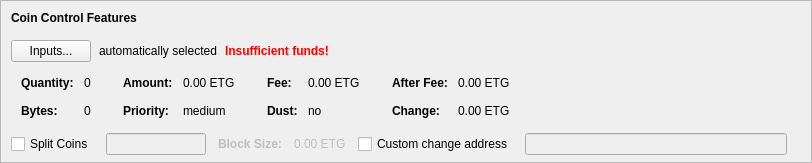
    <widget class="QFrame" name="frameCoinControl">
     <property name="sizePolicy">
      <sizepolicy hsizetype="Expanding" vsizetype="Expanding">
       <horstretch>0</horstretch>
       <verstretch>0</verstretch>
      </sizepolicy>
     </property>
     <property name="maximumSize">
      <size>
       <width>16777215</width>
       <height>16777215</height>
      </size>
     </property>
     <property name="frameShape">
      <enum>QFrame::StyledPanel</enum>
     </property>
     <property name="frameShadow">
      <enum>QFrame::Sunken</enum>
     </property>
     <layout class="QVBoxLayout" name="verticalLayoutCoinControl2">
      <property name="spacing">
       <number>0</number>
      </property>
      <property name="leftMargin">
       <number>0</number>
      </property>
      <property name="topMargin">
       <number>0</number>
      </property>
      <property name="rightMargin">
       <number>0</number>
      </property>
      <property name="bottomMargin">
       <number>6</number>
      </property>
      <item>
       <layout class="QVBoxLayout" name="verticalLayoutCoinControl" stretch="0,0,0,0,1">
        <property name="spacing">
         <number>0</number>
        </property>
        <property name="leftMargin">
         <number>10</number>
        </property>
        <property name="topMargin">
         <number>10</number>
        </property>
        <item>
         <layout class="QHBoxLayout" name="horizontalLayoutCoinControl1">
          <property name="bottomMargin">
           <number>15</number>
          </property>
          <item>
           <widget class="QLabel" name="labelCoinControlFeatures">
            <property name="sizePolicy">
             <sizepolicy hsizetype="Preferred" vsizetype="Maximum">
              <horstretch>0</horstretch>
              <verstretch>0</verstretch>
             </sizepolicy>
            </property>
            <property name="font">
             <font>
              <weight>75</weight>
              <bold>true</bold>
             </font>
            </property>
            <property name="styleSheet">
             <string notr="true">font-weight:bold;</string>
            </property>
            <property name="text">
             <string>Coin Control Features</string>
            </property>
           </widget>
          </item>
         </layout>
        </item>
        <item>
         <layout class="QHBoxLayout" name="horizontalLayoutCoinControl2" stretch="0,0,0,0">
          <property name="spacing">
           <number>8</number>
          </property>
          <property name="bottomMargin">
           <number>10</number>
          </property>
          <item>
           <widget class="QPushButton" name="pushButtonCoinControl">
            <property name="styleSheet">
             <string notr="true"/>
            </property>
            <property name="text">
             <string>Inputs...</string>
            </property>
            <property name="autoDefault">
             <bool>false</bool>
            </property>
           </widget>
          </item>
          <item>
           <widget class="QLabel" name="labelCoinControlAutomaticallySelected">
            <property name="text">
             <string>automatically selected</string>
            </property>
            <property name="margin">
             <number>5</number>
            </property>
           </widget>
          </item>
          <item>
           <widget class="QLabel" name="labelCoinControlInsuffFunds">
            <property name="font">
             <font>
              <weight>75</weight>
              <bold>true</bold>
             </font>
            </property>
            <property name="styleSheet">
             <string notr="true">color:red;font-weight:bold;</string>
            </property>
            <property name="text">
             <string>Insufficient funds!</string>
            </property>
            <property name="margin">
             <number>5</number>
            </property>
           </widget>
          </item>
          <item>
           <spacer name="horizontalSpacerCoinControl">
            <property name="orientation">
             <enum>Qt::Horizontal</enum>
            </property>
            <property name="sizeHint" stdset="0">
             <size>
              <width>40</width>
              <height>1</height>
             </size>
            </property>
           </spacer>
          </item>
         </layout>
        </item>
        <item>
         <widget class="QWidget" name="widgetCoinControl" native="true">
          <property name="sizePolicy">
           <sizepolicy hsizetype="Preferred" vsizetype="Preferred">
            <horstretch>0</horstretch>
            <verstretch>0</verstretch>
           </sizepolicy>
          </property>
          <property name="minimumSize">
           <size>
            <width>0</width>
            <height>0</height>
           </size>
          </property>
          <property name="styleSheet">
           <string notr="true"/>
          </property>
          <layout class="QHBoxLayout" name="horizontalLayoutCoinControl5">
           <property name="leftMargin">
            <number>0</number>
           </property>
           <property name="topMargin">
            <number>0</number>
           </property>
           <property name="rightMargin">
            <number>0</number>
           </property>
           <property name="bottomMargin">
            <number>0</number>
           </property>
           <item>
            <layout class="QHBoxLayout" name="horizontalLayoutCoinControl3" stretch="0,0,0,1">
             <property name="spacing">
              <number>20</number>
             </property>
             <property name="topMargin">
              <number>0</number>
             </property>
             <property name="bottomMargin">
              <number>10</number>
             </property>
             <item>
              <layout class="QFormLayout" name="formLayoutCoinControl1">
               <property name="horizontalSpacing">
                <number>10</number>
               </property>
               <property name="verticalSpacing">
                <number>14</number>
               </property>
               <property name="leftMargin">
                <number>10</number>
               </property>
               <property name="topMargin">
                <number>4</number>
               </property>
               <property name="rightMargin">
                <number>6</number>
               </property>
               <item row="0" column="0">
                <widget class="QLabel" name="labelCoinControlQuantityText">
                 <property name="font">
                  <font>
                   <weight>75</weight>
                   <bold>true</bold>
                  </font>
                 </property>
                 <property name="text">
                  <string>Quantity:</string>
                 </property>
                 <property name="margin">
                  <number>0</number>
                 </property>
                </widget>
               </item>
               <item row="0" column="1">
                <widget class="QLabel" name="labelCoinControlQuantity">
                 <property name="cursor">
                  <cursorShape>IBeamCursor</cursorShape>
                 </property>
                 <property name="contextMenuPolicy">
                  <enum>Qt::ActionsContextMenu</enum>
                 </property>
                 <property name="text">
                  <string notr="true">0</string>
                 </property>
                 <property name="margin">
                  <number>0</number>
                 </property>
                 <property name="textInteractionFlags">
                  <set>Qt::LinksAccessibleByMouse|Qt::TextSelectableByKeyboard|Qt::TextSelectableByMouse</set>
                 </property>
                </widget>
               </item>
               <item row="1" column="0">
                <widget class="QLabel" name="labelCoinControlBytesText">
                 <property name="font">
                  <font>
                   <weight>75</weight>
                   <bold>true</bold>
                  </font>
                 </property>
                 <property name="text">
                  <string>Bytes:</string>
                 </property>
                </widget>
               </item>
               <item row="1" column="1">
                <widget class="QLabel" name="labelCoinControlBytes">
                 <property name="cursor">
                  <cursorShape>IBeamCursor</cursorShape>
                 </property>
                 <property name="contextMenuPolicy">
                  <enum>Qt::ActionsContextMenu</enum>
                 </property>
                 <property name="text">
                  <string notr="true">0</string>
                 </property>
                 <property name="textInteractionFlags">
                  <set>Qt::LinksAccessibleByMouse|Qt::TextSelectableByKeyboard|Qt::TextSelectableByMouse</set>
                 </property>
                </widget>
               </item>
              </layout>
             </item>
             <item>
              <layout class="QFormLayout" name="formLayoutCoinControl2">
               <property name="horizontalSpacing">
                <number>10</number>
               </property>
               <property name="verticalSpacing">
                <number>14</number>
               </property>
               <property name="leftMargin">
                <number>6</number>
               </property>
               <property name="topMargin">
                <number>4</number>
               </property>
               <property name="rightMargin">
                <number>6</number>
               </property>
               <item row="0" column="0">
                <widget class="QLabel" name="labelCoinControlAmountText">
                 <property name="font">
                  <font>
                   <weight>75</weight>
                   <bold>true</bold>
                  </font>
                 </property>
                 <property name="text">
                  <string>Amount:</string>
                 </property>
                 <property name="margin">
                  <number>0</number>
                 </property>
                </widget>
               </item>
               <item row="0" column="1">
                <widget class="QLabel" name="labelCoinControlAmount">
                 <property name="cursor">
                  <cursorShape>IBeamCursor</cursorShape>
                 </property>
                 <property name="contextMenuPolicy">
                  <enum>Qt::ActionsContextMenu</enum>
                 </property>
                 <property name="text">
                  <string notr="true">0.00 ETG</string>
                 </property>
                 <property name="textInteractionFlags">
                  <set>Qt::LinksAccessibleByMouse|Qt::TextSelectableByKeyboard|Qt::TextSelectableByMouse</set>
                 </property>
                </widget>
               </item>
               <item row="1" column="0">
                <widget class="QLabel" name="labelCoinControlPriorityText">
                 <property name="font">
                  <font>
                   <weight>75</weight>
                   <bold>true</bold>
                  </font>
                 </property>
                 <property name="text">
                  <string>Priority:</string>
                 </property>
                </widget>
               </item>
               <item row="1" column="1">
                <widget class="QLabel" name="labelCoinControlPriority">
                 <property name="cursor">
                  <cursorShape>IBeamCursor</cursorShape>
                 </property>
                 <property name="contextMenuPolicy">
                  <enum>Qt::ActionsContextMenu</enum>
                 </property>
                 <property name="text">
                  <string notr="true">medium</string>
                 </property>
                 <property name="textInteractionFlags">
                  <set>Qt::LinksAccessibleByMouse|Qt::TextSelectableByKeyboard|Qt::TextSelectableByMouse</set>
                 </property>
                </widget>
               </item>
              </layout>
             </item>
             <item>
              <layout class="QFormLayout" name="formLayoutCoinControl3">
               <property name="horizontalSpacing">
                <number>10</number>
               </property>
               <property name="verticalSpacing">
                <number>14</number>
               </property>
               <property name="leftMargin">
                <number>6</number>
               </property>
               <property name="topMargin">
                <number>4</number>
               </property>
               <property name="rightMargin">
                <number>6</number>
               </property>
               <item row="0" column="0">
                <widget class="QLabel" name="labelCoinControlFeeText">
                 <property name="font">
                  <font>
                   <weight>75</weight>
                   <bold>true</bold>
                  </font>
                 </property>
                 <property name="text">
                  <string>Fee:</string>
                 </property>
                 <property name="margin">
                  <number>0</number>
                 </property>
                </widget>
               </item>
               <item row="0" column="1">
                <widget class="QLabel" name="labelCoinControlFee">
                 <property name="cursor">
                  <cursorShape>IBeamCursor</cursorShape>
                 </property>
                 <property name="contextMenuPolicy">
                  <enum>Qt::ActionsContextMenu</enum>
                 </property>
                 <property name="text">
                  <string notr="true">0.00 ETG</string>
                 </property>
                 <property name="textInteractionFlags">
                  <set>Qt::LinksAccessibleByMouse|Qt::TextSelectableByKeyboard|Qt::TextSelectableByMouse</set>
                 </property>
                </widget>
               </item>
               <item row="1" column="0">
                <widget class="QLabel" name="labelCoinControlLowOutputText">
                 <property name="font">
                  <font>
                   <weight>75</weight>
                   <bold>true</bold>
                  </font>
                 </property>
                 <property name="text">
                  <string>Dust:</string>
                 </property>
                </widget>
               </item>
               <item row="1" column="1">
                <widget class="QLabel" name="labelCoinControlLowOutput">
                 <property name="cursor">
                  <cursorShape>IBeamCursor</cursorShape>
                 </property>
                 <property name="contextMenuPolicy">
                  <enum>Qt::ActionsContextMenu</enum>
                 </property>
                 <property name="text">
                  <string notr="true">no</string>
                 </property>
                 <property name="textInteractionFlags">
                  <set>Qt::LinksAccessibleByMouse|Qt::TextSelectableByKeyboard|Qt::TextSelectableByMouse</set>
                 </property>
                </widget>
               </item>
              </layout>
             </item>
             <item>
              <layout class="QFormLayout" name="formLayoutCoinControl4">
               <property name="horizontalSpacing">
                <number>10</number>
               </property>
               <property name="verticalSpacing">
                <number>14</number>
               </property>
               <property name="leftMargin">
                <number>6</number>
               </property>
               <property name="topMargin">
                <number>4</number>
               </property>
               <property name="rightMargin">
                <number>6</number>
               </property>
               <item row="0" column="0">
                <widget class="QLabel" name="labelCoinControlAfterFeeText">
                 <property name="font">
                  <font>
                   <weight>75</weight>
                   <bold>true</bold>
                  </font>
                 </property>
                 <property name="text">
                  <string>After Fee:</string>
                 </property>
                 <property name="margin">
                  <number>0</number>
                 </property>
                </widget>
               </item>
               <item row="0" column="1">
                <widget class="QLabel" name="labelCoinControlAfterFee">
                 <property name="cursor">
                  <cursorShape>IBeamCursor</cursorShape>
                 </property>
                 <property name="contextMenuPolicy">
                  <enum>Qt::ActionsContextMenu</enum>
                 </property>
                 <property name="text">
                  <string notr="true">0.00 ETG</string>
                 </property>
                 <property name="textInteractionFlags">
                  <set>Qt::LinksAccessibleByMouse|Qt::TextSelectableByKeyboard|Qt::TextSelectableByMouse</set>
                 </property>
                </widget>
               </item>
               <item row="1" column="0">
                <widget class="QLabel" name="labelCoinControlChangeText">
                 <property name="font">
                  <font>
                   <weight>75</weight>
                   <bold>true</bold>
                  </font>
                 </property>
                 <property name="text">
                  <string>Change:</string>
                 </property>
                </widget>
               </item>
               <item row="1" column="1">
                <widget class="QLabel" name="labelCoinControlChange">
                 <property name="cursor">
                  <cursorShape>IBeamCursor</cursorShape>
                 </property>
                 <property name="contextMenuPolicy">
                  <enum>Qt::ActionsContextMenu</enum>
                 </property>
                 <property name="text">
                  <string notr="true">0.00 ETG</string>
                 </property>
                 <property name="textInteractionFlags">
                  <set>Qt::LinksAccessibleByMouse|Qt::TextSelectableByKeyboard|Qt::TextSelectableByMouse</set>
                 </property>
                </widget>
               </item>
              </layout>
             </item>
            </layout>
           </item>
          </layout>
         </widget>
        </item>
        <item>
         <layout class="QHBoxLayout" name="horizontalLayoutCoinControl4" stretch="0,0,0">
          <property name="spacing">
           <number>12</number>
          </property>
          <property name="sizeConstraint">
           <enum>QLayout::SetDefaultConstraint</enum>
          </property>
          <property name="topMargin">
           <number>5</number>
          </property>
          <property name="rightMargin">
           <number>5</number>
          </property>
          <item>
            <widget class="QCheckBox" name="splitBlockCheckBox">
            <property name="text">
             <string>Split Coins</string>
            </property>
           </widget>
          </item>
          <item>
           <widget class="QLineEdit" name="splitBlockLineEdit">
            <property name="enabled">
             <bool>false</bool>
            </property>
             <property name="sizePolicy">
             <sizepolicy hsizetype="Fixed" vsizetype="Fixed">
              <horstretch>0</horstretch>
              <verstretch>0</verstretch>
             </sizepolicy>
            </property>
            <property name="maximumSize">
             <size>
              <width>100</width>
              <height>16777215</height>
             </size>
            </property>
           </widget>
          </item>
          <item>
           <widget class="QLabel" name="labelBlockSizeText">
            <property name="enabled">
             <bool>false</bool>
            </property>
            <property name="font">
             <font>
              <weight>75</weight>
              <bold>true</bold>
             </font>
            </property>
            <property name="text">
             <string>Block Size:</string>
            </property>
           </widget>
          </item>
          <item>
           <widget class="QLabel" name="labelBlockSize">
            <property name="enabled">
             <bool>false</bool>
            </property>
            <property name="text">
             <string>0.00 ETG</string>
            </property>
           </widget>
          </item>
          <item>
           <widget class="QCheckBox" name="checkBoxCoinControlChange">
            <property name="toolTip">
             <string>If this is activated, but the change address is empty or invalid, change will be sent to a newly generated address.</string>
            </property>
            <property name="text">
             <string>Custom change address</string>
            </property>
           </widget>
          </item>
          <item>
           <widget class="QValidatedLineEdit" name="lineEditCoinControlChange">
            <property name="enabled">
             <bool>false</bool>
            </property>
            <property name="sizePolicy">
             <sizepolicy hsizetype="Expanding" vsizetype="Fixed">
              <horstretch>0</horstretch>
              <verstretch>0</verstretch>
             </sizepolicy>
            </property>
           </widget>
          </item>
          <item>
           <widget class="QLabel" name="labelCoinControlChangeLabel">
            <property name="sizePolicy">
             <sizepolicy hsizetype="Preferred" vsizetype="Expanding">
              <horstretch>0</horstretch>
              <verstretch>0</verstretch>
             </sizepolicy>
            </property>
            <property name="minimumSize">
             <size>
              <width>0</width>
              <height>0</height>
             </size>
            </property>
            <property name="text">
             <string/>
            </property>
            <property name="margin">
             <number>3</number>
            </property>
           </widget>
          </item>
         </layout>
        </item>
        <item>
         <spacer name="verticalSpacerCoinControl">
          <property name="orientation">
           <enum>Qt::Vertical</enum>
          </property>
          <property name="sizeHint" stdset="0">
           <size>
            <width>800</width>
            <height>1</height>
           </size>
          </property>
         </spacer>
        </item>
       </layout>
      </item>
     </layout>
    </widget>
